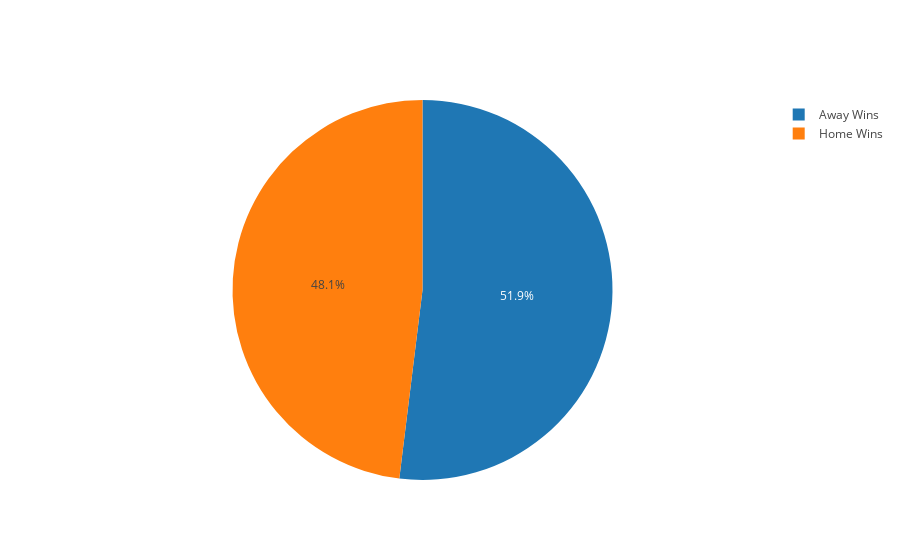

This figure's notebook cell:
### Markdown cell above
<b>Let us see KKR performance in and away from home Did it had a huge impact on their success Let us Find Out..</b>

### Code cell
wins=df_kkr_matches[df_kkr_matches.winner=='KKR']  
wins_At_home=wins[wins.city=='Kolkata']
count_home=len(wins_At_home)
wins_away=wins[wins.city!='Kolkata']
count_away=len(wins_away)
labels = ['Home Wins','Away Wins']
values = [count_home,count_away]
trace = go.Pie(labels=labels, values=values)
iplot([trace], filename='basic_pie_chart',show_link=False)

### Figure 1 — Plotly figure (JSON) as saved in the notebook; plotly's stock layout.template omitted (floating-point values rounded to 4 significant figures)
{"data": [{"labels": ["Home Wins", "Away Wins"], "type": "pie", "uid": "9efc4db5-b90b-47c8-b359-03d88fc52a3b", "values": [37, 40]}], "layout": {}}
